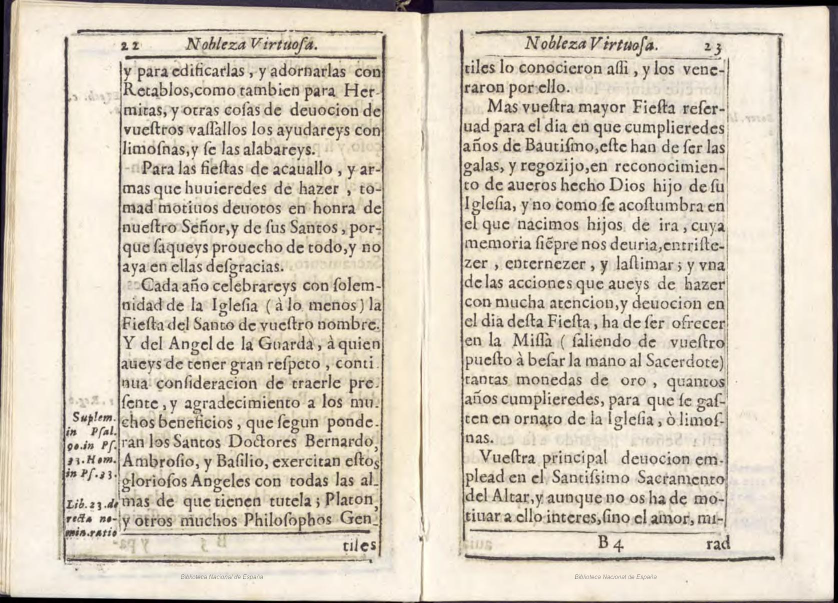
#> input picture images/page_12.jpg, 1676 x 1206 px (shown at 1/2 size); the run also reads 1 picture not shown here
$ jupyter execute --allow-errors trail.ipynb
#> lines starting #> are read from the running program, lines starting #| are printed output that depends on the picture; after the words box and inside, x2 and y2 are one past the last pixel; in counts of white or black regions, pixels touching at a corner belong together
[cell 1]
import os
from pdf2image import convert_from_path

PDF_file = "pdf/Padilla Nobleza virtuosa test.pdf"
output_dir = "images"

os.makedirs(output_dir, exist_ok=True)

#> (the rest of this cell did not finish here and is left out)

[cell 2]
import cv2

image = cv2.imread('images/page_12.jpg')
#> image is the input picture: shape (1206, 1676, 3); mean B, G, R 187.8, 204.2, 214.3
result = image.copy()
gray = cv2.cvtColor(image,cv2.COLOR_BGR2GRAY)
thresh = cv2.threshold(gray, 0, 255, cv2.THRESH_BINARY_INV + cv2.THRESH_OTSU)[1]
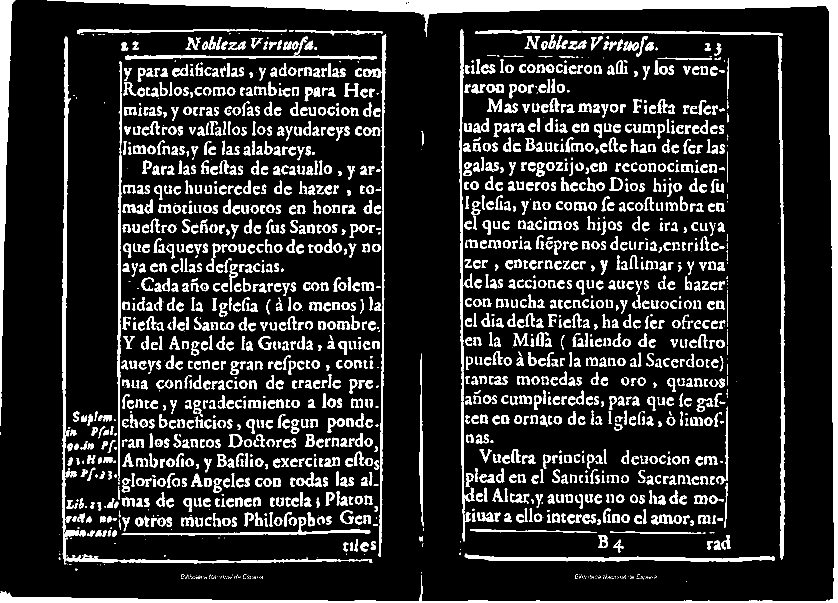
#> thresh: shape (1206, 1676) (shown at 1/2 size); 15% white; 1939 white regions (400 under 20 px), largest, box (x1, y1, x2, y2) and area: (0, 0, 1676, 1206) 50791, (0, 0, 31, 852) 9611, (123, 73, 158, 1129) 6762

# Remove horizontal lines
horizontal_kernel = cv2.getStructuringElement(cv2.MORPH_RECT, (40,1))
remove_horizontal = cv2.morphologyEx(thresh, cv2.MORPH_OPEN, horizontal_kernel, iterations=2)
#> remove_horizontal: shape (1206, 1676); 2.4% white; 13 white regions
cnts = cv2.findContours(remove_horizontal, cv2.RETR_EXTERNAL, cv2.CHAIN_APPROX_SIMPLE)
#> cnts = 13 contours; largest, box (x1, y1, x2, y2) and area: (96, 0, 1676, 25) 24116, (0, 1194, 1676, 1206) 7589, (933, 1114, 1552, 1122) 2596, (252, 112, 756, 117) 1294, (135, 1119, 738, 1125) 1283
cnts = cnts[0] if len(cnts) == 2 else cnts[1]
for c in cnts:
    cv2.drawContours(result, [c], -1, (255,255,255), 5)
#> this loop made 13 passes
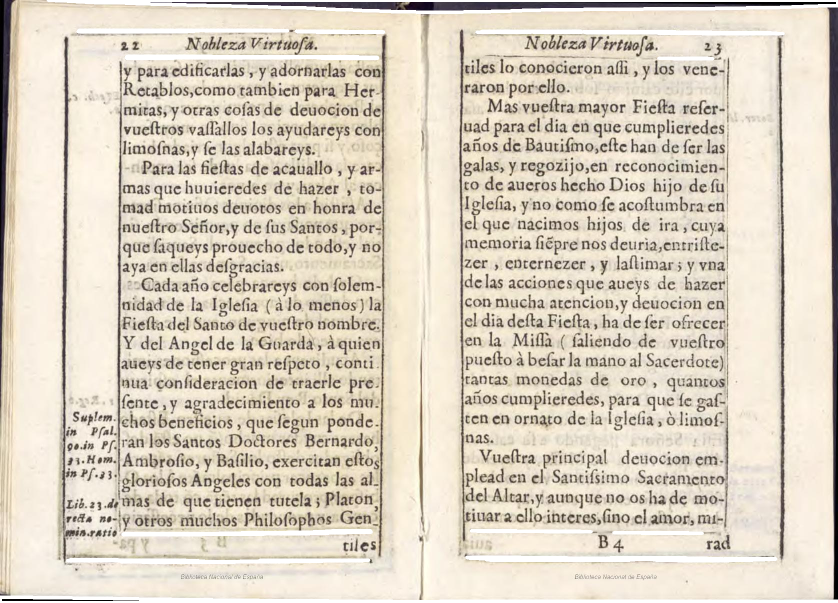
#> result: shape (1206, 1676, 3) (shown at 1/2 size); 3.33% of pixels changed, all inside (x1, y1, x2, y2) = (0, 0, 1676, 1206)

# Remove vertical lines
vertical_kernel = cv2.getStructuringElement(cv2.MORPH_RECT, (1,40))
#> vertical_kernel = 40 values from 1 to 1
remove_vertical = cv2.morphologyEx(thresh, cv2.MORPH_OPEN, vertical_kernel, iterations=2)
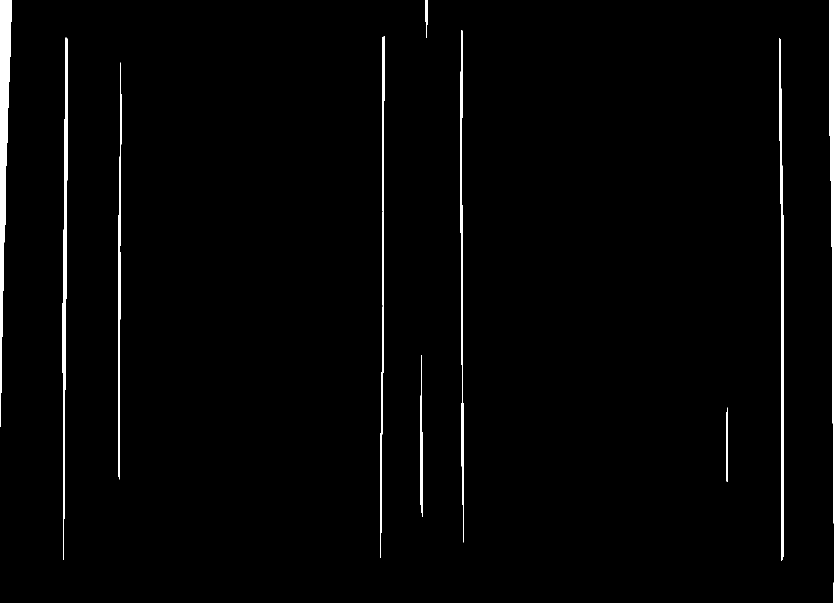
#> remove_vertical: shape (1206, 1676) (shown at 1/2 size); 2.3% white; 10 white regions
cnts = cv2.findContours(remove_vertical, cv2.RETR_EXTERNAL, cv2.CHAIN_APPROX_SIMPLE)
#> cnts = 10 contours; largest, box (x1, y1, x2, y2) and area: (1658, 0, 1676, 1206) 13888, (0, 0, 23, 854) 8681, (125, 75, 136, 1120) 4236, (1558, 77, 1568, 1122) 4046, (920, 61, 928, 1085) 2460
cnts = cnts[0] if len(cnts) == 2 else cnts[1]
for c in cnts:
    cv2.drawContours(result, [c], -1, (255,255,255), 5)
#> this loop made 10 passes
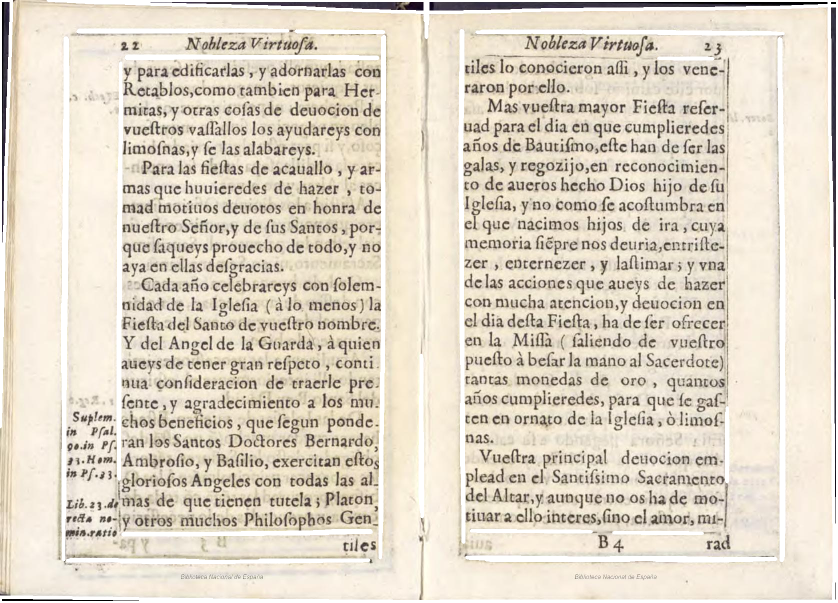
#> result: shape (1206, 1676, 3) (shown at 1/2 size); 3.77% of pixels changed, all inside (x1, y1, x2, y2) = (0, 0, 1676, 1199)

# cv2.imshow('thresh', thresh)
# cv2.imshow('result', result)
cv2.imwrite('result.png', result)
#> Out = True
# cv2.waitKey()

[cell 3]
import cv2
# Read the image
img = cv2.imread('your file name')
#> (the rest of this cell did not finish here and is left out)

[cell 4]
def cut_half(image_path):
#> called with image_path = 'images/page_12.jpg'
    img = cv2.imread(image_path)
    height = img.shape[0]
#> height = 1206
    width = img.shape[1]
#> width = 1676
    width_cutoff = width // 2
#> width_cutoff = 838
    s1 = img[:, :width_cutoff]
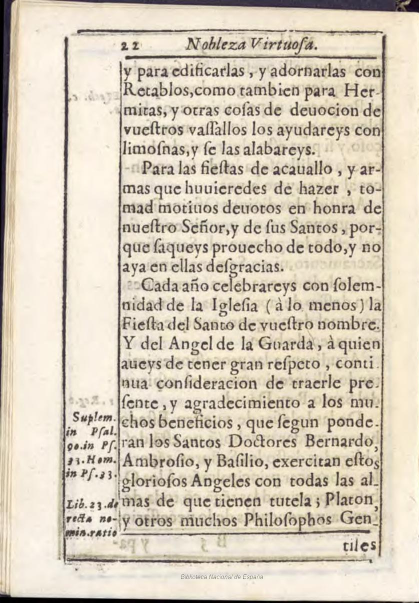
#> s1: shape (1206, 838, 3) (shown at 1/2 size); mean B, G, R 185.7, 203, 213.4
    s2 = img[:, width_cutoff:]
    return s1, s2

[cell 5]
import os

lis_images = os.listdir('images')

lis_images.sort(key=lambda x: int(x.split('_')[1].split('.')[0]))


if not os.path.exists('pages'):
    os.makedirs('pages')

for image in range(len(lis_images)):
    s1, s2 = cut_half('images/'+lis_images[image])
    cv2.imwrite(f'pages/{image*2}.jpg', s1)
    cv2.imwrite(f'pages/{(image*2)+1}.jpg', s2)
#> pass 2 of the loop `for image in range(len(lis_images)):`:
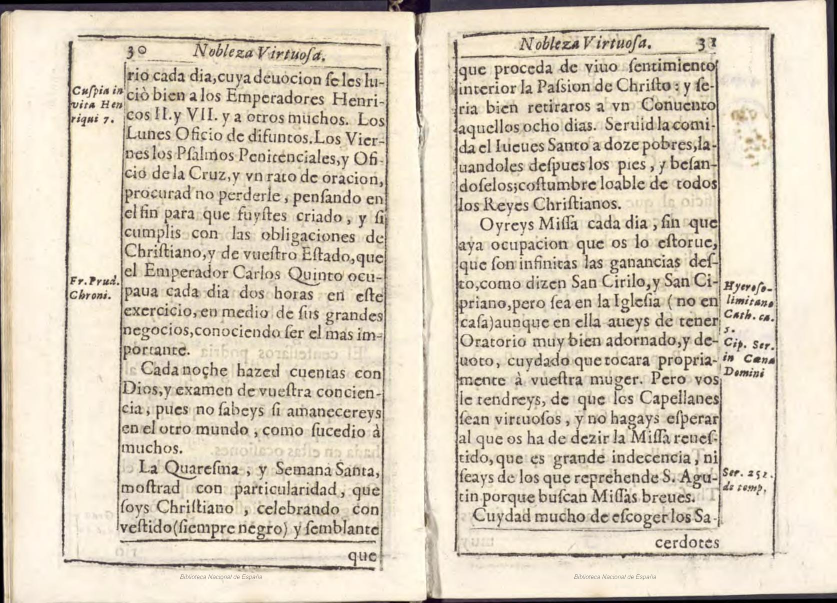
#> input picture images/page_16.jpg, 1674 x 1206 px (shown at 1/2 size)
#> in cut_half, img is the input picture: shape (1206, 1674, 3); mean B, G, R 187, 205.9, 217
#> in cut_half (call 2), `s1 = img[:, :width_cutoff]`:
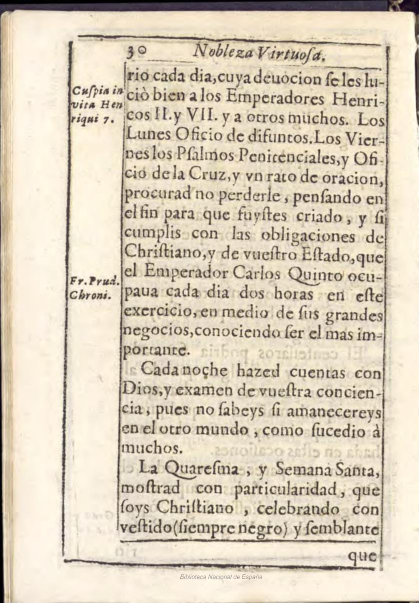
#> s1: shape (1206, 837, 3) (shown at 1/2 size); mean B, G, R 187.2, 206.6, 218.1
#> in cut_half (call 2), `s2 = img[:, width_cutoff:]`:
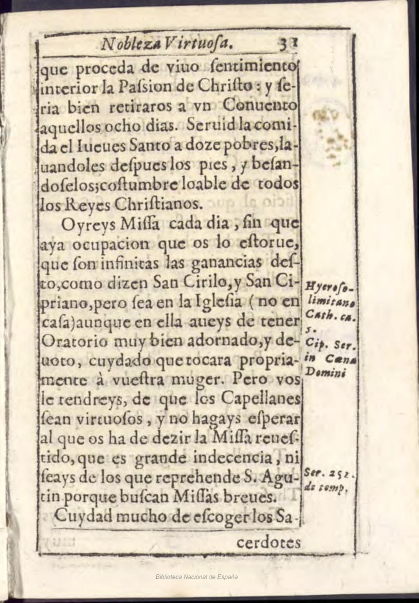
#> s2: shape (1206, 837, 3) (shown at 1/2 size); mean B, G, R 186.8, 205.2, 215.9

[cell 6]
print(lis_images)

[cell 7]
import cv2
import math

image = cv2.imread('pages/1.jpg')
#> image: shape (1206, 838, 3)

image_height, image_width, _ = image.shape
#> image_height = 1206; image_width = 838

result = image.copy()
gray = cv2.cvtColor(image, cv2.COLOR_BGR2GRAY)
#> gray: shape (1206, 838)
thresh = cv2.threshold(gray, 0, 255, cv2.THRESH_BINARY_INV + cv2.THRESH_OTSU)[1]
#> thresh: shape (1206, 838); 14.8% white; 935 white regions (187 under 20 px), largest, box (x1, y1, x2, y2) and area: (0, 0, 838, 1206) 34851, (718, 72, 732, 1119) 6237, (80, 59, 103, 1083) 4666

# Remove horizontal lines
horizontal_kernel = cv2.getStructuringElement(cv2.MORPH_RECT, (40, 1))
remove_horizontal = cv2.morphologyEx(thresh, cv2.MORPH_OPEN, horizontal_kernel, iterations=2)
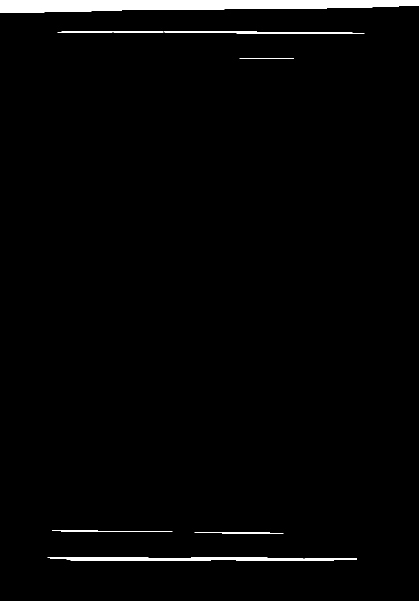
#> remove_horizontal: shape (1206, 838) (shown at 1/2 size); 2.5% white; 8 white regions
cnts = cv2.findContours(remove_horizontal, cv2.RETR_EXTERNAL, cv2.CHAIN_APPROX_SIMPLE)
#> cnts = 8 contours; box (x1, y1, x2, y2) and area: (0, 0, 838, 26) 15182, (95, 1114, 714, 1122) 2596, (0, 1202, 838, 1206) 2472, (328, 63, 729, 68) 823, (115, 62, 327, 65) 400, (104, 1061, 345, 1064) 149, (389, 1065, 567, 1067) 96, (479, 116, 588, 118) 69
cnts = cnts[0] if len(cnts) == 2 else cnts[1]

dist1_0 = math.inf
dist1_1 = math.inf

final_x1 = 0
final_y1 = 0
final_x2 = 0
final_y2 = 0

for c in cnts:
    x, y, w, h = cv2.boundingRect(c)
    print("Horizontal Line - X:", x, "Y:", y, "Width:", w, "Height:", h)
    top_left = x, y
    bottom_right = x + w, y + h

    diff1_0 = y - image_height//2
    diff1_1 = y+h - image_height//2


    if diff1_0 < dist1_0:
        dist1_0 = diff1_0
        final_y1 = y

    elif diff1_1 < dist1_1:
        dist1_1 = diff1_1
        final_y2 = y+h

    cv2.rectangle(result, top_left,bottom_right,(0,0, 255), 5)
#> this loop made 8 passes
#> (x, y, w, h, bottom_right, diff1_0, diff1_1, dist1_0) on passes 1 to 7: (0, 1202, 838, 4, (838, 1206), 599, 603, 599), (95, 1114, 619, 8, (714, 1122), 511, 519, 511), (389, 1065, 178, 2, (567, 1067), 462, 464, 462), (104, 1061, 241, 3, (345, 1064), 458, 461, 458), (479, 116, 109, 2, (588, 118), -487, -485, -487), (328, 63, 401, 5, (729, 68), -540, -535, -540), (115, 62, 212, 3, (327, 65), -541, -538, -541)
#> (x, y, w, h, diff1_0, diff1_1, dist1_0, final_y1) on pass 8: (0, 0, 838, 26, -603, -577, -603, 0)
#| Horizontal Line - X: 0 Y: 1202 Width: 838 Height: 4
#| Horizontal Line - X: 95 Y: 1114 Width: 619 Height: 8
#| Horizontal Line - X: 389 Y: 1065 Width: 178 Height: 2
#| Horizontal Line - X: 104 Y: 1061 Width: 241 Height: 3
#| Horizontal Line - X: 479 Y: 116 Width: 109 Height: 2
#| Horizontal Line - X: 328 Y: 63 Width: 401 Height: 5
#| Horizontal Line - X: 115 Y: 62 Width: 212 Height: 3
#| Horizontal Line - X: 0 Y: 0 Width: 838 Height: 26
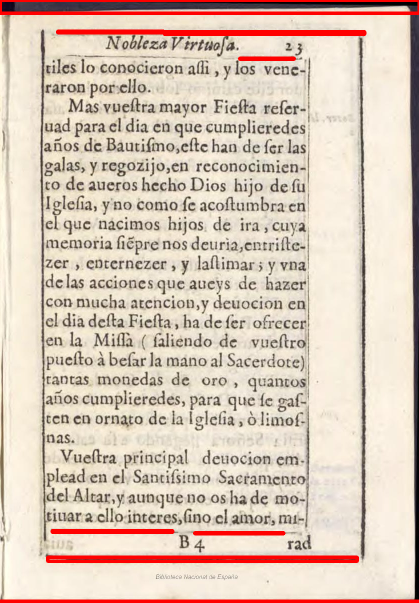
#> result: shape (1206, 838, 3) (shown at 1/2 size); mean B, G, R 184.9, 200, 218.6
#> after the loop, dist1_0 = -603; dist1_1 = inf; final_y1 = 0; final_y2 = 0

# Remove vertical lines

vertical_kernel = cv2.getStructuringElement(cv2.MORPH_RECT, (1, 40))
remove_vertical = cv2.morphologyEx(thresh, cv2.MORPH_OPEN, vertical_kernel, iterations=2)
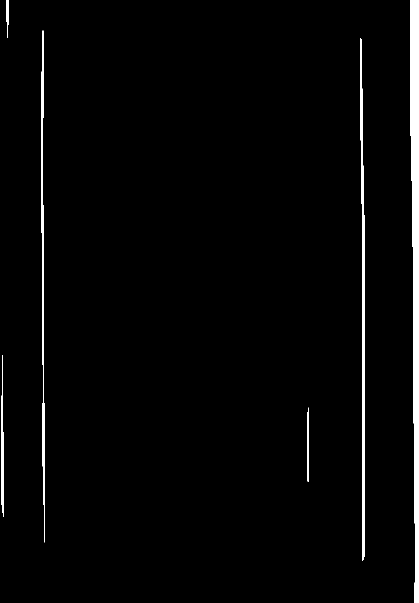
#> remove_vertical: shape (1206, 838) (shown at 1/2 size); 2.5% white; 6 white regions
cnts = cv2.findContours(remove_vertical, cv2.RETR_EXTERNAL, cv2.CHAIN_APPROX_SIMPLE)
#> cnts = 6 contours; box (x1, y1, x2, y2) and area: (820, 0, 838, 1206) 13888, (720, 77, 730, 1121) 4046, (82, 61, 90, 1085) 2460, (2, 710, 7, 1034) 796, (12, 0, 18, 75) 250, (615, 815, 618, 964) 234
cnts = cnts[0] if len(cnts) == 2 else cnts[1]

dist2_0 = math.inf
dist2_1 = math.inf

for c in cnts:
    x, y, w, h = cv2.boundingRect(c)
    print("Vertical Line - X:", x, "Y:", y, "Width:", w, "Height:", h)
    top_left = x, y
    bottom_right = x + w, y + h

    diff1 = x - image_width//2
    diff2 = x+w - image_width//2

    if diff1 < dist2_0:
        dist2_0 = diff1
        final_x1 = x

    elif diff2 < dist2_1:
        dist2_1 = diff2
        final_x2 = x+w

    cv2.rectangle(result, top_left,bottom_right,(0,0, 255), 5)
#> this loop made 6 passes
#> (x, y, w, h, bottom_right, diff1, diff2, dist2_1) on passes 3, 4, 6: (720, 77, 10, 1044, (730, 1121), 301, 311, 311), (82, 61, 8, 1024, (90, 1085), -337, -329, -329), (12, 0, 6, 75, (18, 75), -407, -401, -401)
#> (x, y, w, h, bottom_right, diff1, diff2, dist2_0) on passes 1 to 2: (615, 815, 3, 149, (618, 964), 196, 199, 196), (2, 710, 5, 324, (7, 1034), -417, -412, -417)
#| Vertical Line - X: 615 Y: 815 Width: 3 Height: 149
#| Vertical Line - X: 2 Y: 710 Width: 5 Height: 324
#| Vertical Line - X: 720 Y: 77 Width: 10 Height: 1044
#| Vertical Line - X: 82 Y: 61 Width: 8 Height: 1024
#| Vertical Line - X: 820 Y: 0 Width: 18 Height: 1206
#| Vertical Line - X: 12 Y: 0 Width: 6 Height: 75
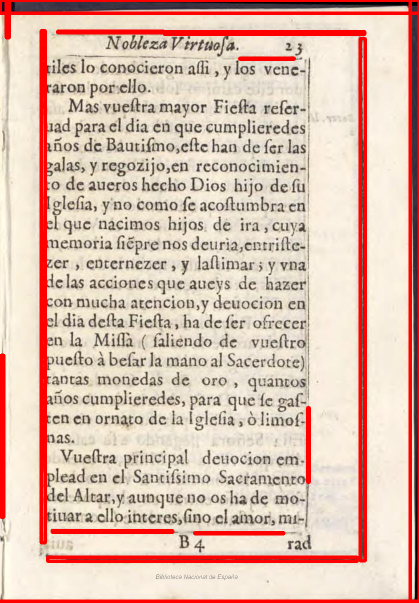
#> result: shape (1206, 838, 3) (shown at 1/2 size); 4.65% of pixels changed, all inside (x1, y1, x2, y2) = (0, 4, 838, 1199)
#> after the loop, dist2_0 = -417; dist2_1 = -401; final_x1 = 2; final_x2 = 18

cv2.imwrite('resusdfgslt.png', result)
#> Out = True

[cell 8]
final_x1_y1 = (final_x1, final_y1)
#> final_x1_y1 = (2, 0)
final_x2_y2 = (final_x2, final_y2)
#> final_x2_y2 = (18, 0)

result1 = image.copy()

cv2.rectangle(result1, final_x1_y1, final_x2_y2, (0, 255, 0), 5)
#> result1: shape (1206, 838, 3); mean B, G, R 189.9, 205.5, 215.3

cv2.imwrite('resulletst1.png', result1)
#> Out = True

[cell 9]
x,y = 610,1186


import cv2
import numpy as np


image = cv2.imread('images/page_16.jpg')

print(image.shape)
#| (1206, 1674, 3)

image = cv2.circle(image, (x,y), radius=0, color=(0, 0, 255), thickness=-1)
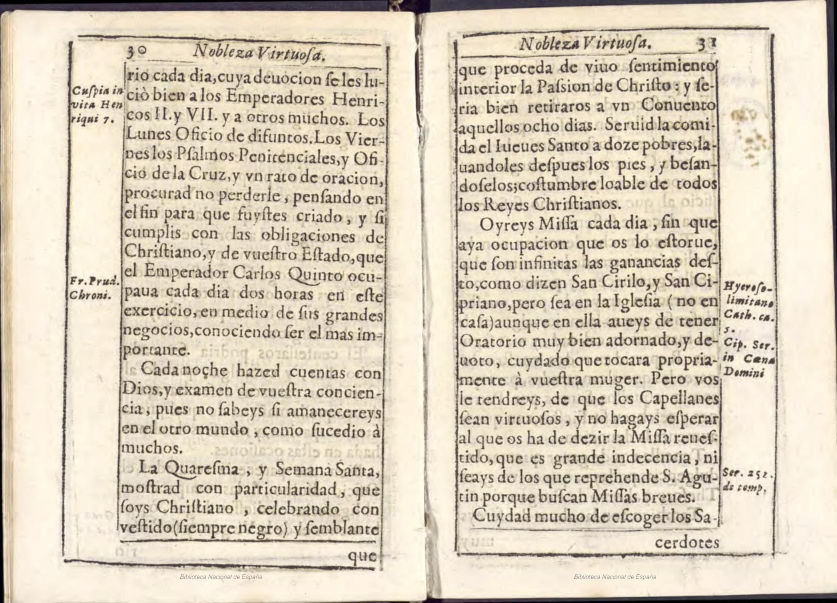
#> image: shape (1206, 1674, 3) (shown at 1/2 size); under 0.01% of pixels changed, all inside (x1, y1, x2, y2) = (610, 1186, 611, 1187)

cv2.imwrite('rpoint.png', image)
#> Out = True
